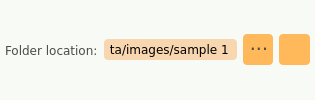
            <widget class="QFrame" name="frame_10">
             <property name="styleSheet">
              <string notr="true">background-color: rgb(247, 250, 245);
border-radius: 4px;</string>
             </property>
             <layout class="QHBoxLayout" name="horizontalLayout_12" stretch="0,2,0,0">
              <property name="leftMargin">
               <number>5</number>
              </property>
              <property name="topMargin">
               <number>5</number>
              </property>
              <property name="rightMargin">
               <number>5</number>
              </property>
              <property name="bottomMargin">
               <number>5</number>
              </property>
              <item>
               <widget class="QLabel" name="label_001">
                <property name="minimumSize">
                 <size>
                  <width>0</width>
                  <height>21</height>
                 </size>
                </property>
                <property name="font">
                 <font>
                  <family>Verdana</family>
                  <pointsize>9</pointsize>
                  <weight>50</weight>
                  <italic>false</italic>
                  <bold>false</bold>
                 </font>
                </property>
                <property name="styleSheet">
                 <string notr="true">color: rgb(75, 75, 75);</string>
                </property>
                <property name="text">
                 <string>Folder location:</string>
                </property>
               </widget>
              </item>
              <item>
               <widget class="QLineEdit" name="pyqt5_entry_folderpath">
                <property name="enabled">
                 <bool>true</bool>
                </property>
                <property name="minimumSize">
                 <size>
                  <width>0</width>
                  <height>21</height>
                 </size>
                </property>
                <property name="font">
                 <font>
                  <family>Verdana</family>
                 </font>
                </property>
                <property name="styleSheet">
                 <string notr="true">QLineEdit {
border-radius: 4px;
padding: 0px 5px 0px 5px;
background-color: rgb(248,214,176);
}

QLineEdit:disabled {
	background-color: rgb(220, 204, 191);
}</string>
                </property>
                <property name="text">
                 <string>data/images/sample 1</string>
                </property>
               </widget>
              </item>
              <item>
               <widget class="QPushButton" name="pyqt5_button_loadfolderpath">
                <property name="enabled">
                 <bool>true</bool>
                </property>
                <property name="minimumSize">
                 <size>
                  <width>30</width>
                  <height>31</height>
                 </size>
                </property>
                <property name="font">
                 <font>
                  <family>Verdana</family>
                  <pointsize>14</pointsize>
                 </font>
                </property>
                <property name="styleSheet">
                 <string notr="true">QPushButton {
	border-radius: 4px;
	background-color: rgb(255, 184, 90);
	padding-left: 2px;
	color: rgb(75, 75, 75);
}
QPushButton:hover{
	background-color: rgb(248,214,176);	
}
QPushButton:pressed{
	background-color: rgb(179, 197, 192);
}</string>
                </property>
                <property name="text">
                 <string>···</string>
                </property>
               </widget>
              </item>
              <item>
               <widget class="QPushButton" name="pyqt5_button_loadloadimage">
                <property name="enabled">
                 <bool>true</bool>
                </property>
                <property name="minimumSize">
                 <size>
                  <width>31</width>
                  <height>31</height>
                 </size>
                </property>
                <property name="maximumSize">
                 <size>
                  <width>31</width>
                  <height>31</height>
                 </size>
                </property>
                <property name="font">
                 <font>
                  <family>Verdana</family>
                  <pointsize>14</pointsize>
                 </font>
                </property>
                <property name="toolTip">
                 <string>Refresh Generators</string>
                </property>
                <property name="styleSheet">
                 <string notr="true">QPushButton {
	border-radius: 4px;
	background-color: rgb(255, 184, 90);
	padding-left: 2px;
	color: rgb(75, 75, 75);
	image: url(:/ui/qt/resources/buttons/upload_icon.png)
}
QPushButton:hover{
	background-color: rgb(248,214,176);	
	image: url(:/ui/qt/resources/buttons/upload_icon.png);
}
QPushButton:pressed{
	background-color: rgb(179, 197, 192);
	image: url(:/ui/qt/resources/buttons/upload_icon.png)
}
QPushButton:disabled{
	background-color: rgb(243, 239, 219);
	image: url(:/ui/qt/resources/buttons/upload_icon.png)
}</string>
                </property>
                <property name="text">
                 <string/>
                </property>
               </widget>
              </item>
             </layout>
            </widget>
